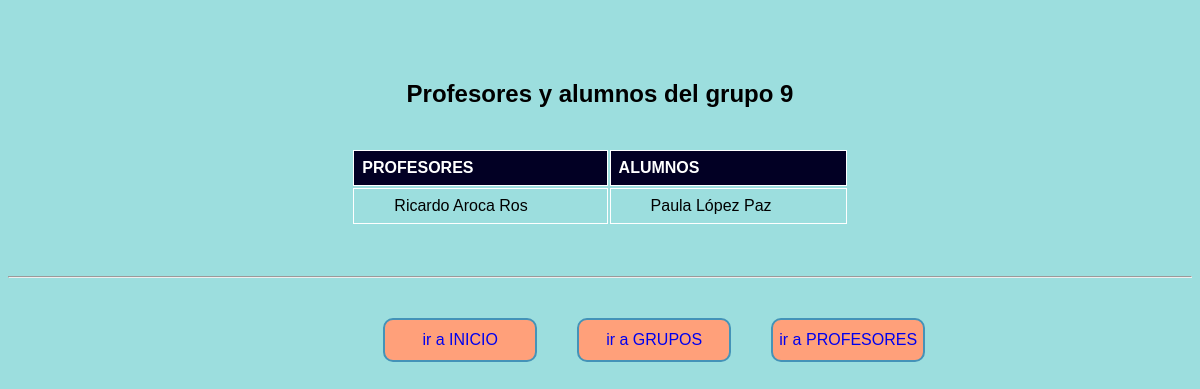
The page /murallas_reales/consulta_detalleGrupo.php?idgrupo=9 on the database its author committed.
### tables this page shows
CREATE TABLE `profesor` (
  `id_profesor` int(11) NOT NULL,
  `nombre` varchar(50) NOT NULL,
  `apellidos` varchar(100) NOT NULL,
  `telefono` varchar(12) DEFAULT NULL,
  `email` varchar(100) DEFAULT NULL
);

CREATE TABLE `alumno` (
  `id_alumno` int(11) NOT NULL,
  `id_grupo` int(11) NOT NULL,
  `nombre` varchar(50) NOT NULL,
  `apellidos` varchar(100) NOT NULL,
  `expediente` int(6) NOT NULL,
  `telefono` varchar(12) DEFAULT NULL,
  `email` varchar(100) DEFAULT NULL
);

### murallas_reales/consulta_detalleGrupo.php (the view, shortened to what this page needs)
<!DOCTYPE html>
<html lang="en">
<head>
    <link rel="stylesheet" href="./estilo.css">
</head>
<?php
include_once "./conectar.php";
$idgrupo = $_GET['idgrupo'];
$sqlProf = "SELECT nombre, apellidos FROM Profesor JOIN Tutoria WHERE Profesor.id_profesor=Tutoria.id_profesor AND id_grupo =$idgrupo";
$resultadoProf = $conexion->query($sqlProf);
echo "<h2>Profesores y alumnos del grupo ".$idgrupo."</h2>";
echo "<section>";
echo "<table class='igual_igual'>";
echo "<tr><th>PROFESORES</th><th>ALUMNOS</th></tr>";
if ($resultadoProf->num_rows > 0) {
    while ($row = $resultadoProf->fetch_assoc()) {
        echo "<tr>";
        echo "<td>".$row["nombre"]." ".$row["apellidos"].
        "</td>";
    }
}
$sql = "SELECT * FROM Alumno WHERE id_grupo =$idgrupo";
$resultado = $conexion->query($sql);
if ($resultado->num_rows > 0) {
    while ($row = $resultado->fetch_assoc()) {
        echo "<td>".$row["nombre"]." ".$row["apellidos"].
        "</td>";
        echo "</tr>";
    }
}
echo "</table>";
echo "</section>";
?>
<hr>
<nav>
    <div><a href="./index.php">ir a INICIO</a></div>
    <div><a href="./consulta_grupos.php">ir a GRUPOS</a></div>
    <div><a href="./consulta_profesores.php">ir a PROFESORES</a></div>
</nav>

### murallas_reales/estilo.css (style rules this page uses)
* { font-family: Verdana, Geneva, Tahoma, sans-serif; }
a:link, a:visited, a:active { text-decoration:none; }
p, h2 { text-align: center; }
h2 { padding-top: 60px; }
section { width: 70%; margin: 40px 15% 50px 15%; display: flex; justify-content: center; align-items: center; }
nav { margin: 40px 30% 0 30%; width: 40%; display: flex; justify-content: space-between; align-items: center; }
nav div { min-width: 150px; height: 40px; border: solid rgb(68, 147, 184) 2px; margin: 0 20px 0 20px; border-radius: 10px; background-color:lightsalmon; display: flex; justify-content: center; align-items: center; }
table { border-collapse: separate; width: 60%; align-items: center; }
td, th { border: 1px solid white; text-align: left; padding: 8px; }
th { background-color: rgba(2,0,36,1); color: white; }
tr:nth-child(odd) { background-color: rgb(248, 198, 118); }
td { white-space: nowrap; width: 50px; text-align: center; }
td:first-child { width: 180px; text-align: left; padding-left: 40px; }
table.igual_igual td { white-space: nowrap; width: 50px; text-align: left; padding-left: 40px; }

### rows shown on the page
profesor: nombre "Ricardo", apellidos "Aroca Ros"
alumno: nombre "Paula", apellidos "López Paz"

### other values the page prints
$idgrupo "9"
